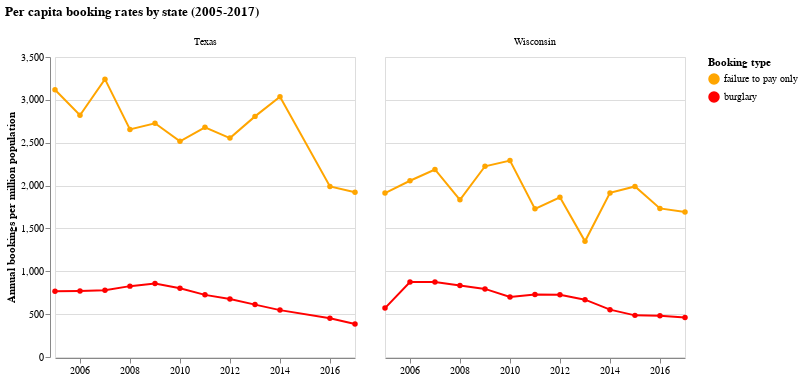

The notebook cell this image was saved under:
### Code cell
# FIGURE 1
scale = alt.Scale(domain=['failure to pay only', 'burglary'], range=['orange', 'red'])
title={'text': ['Per capita booking rates by state (2005-2017)'],
       'subtitle': [''],
      'color': 'black'}
states_per_cap = alt.Chart(tx_wi).mark_line(point=True).transform_fold(
    fold=['failure to pay only', 'burglary'], 
    as_=['Booking type', 'value']
).encode(
    alt.X('year', axis=alt.Axis(grid=False)).title(None),
    alt.Y('value:Q').title('Annual bookings per million population'),
    color=alt.Color('Booking type:N', scale=scale)
).facet(
    facet=alt.Facet('state:N', title=None),
    title=title
)

states_per_cap

### Figure 1 — Vega-Lite specification as saved in the notebook (floating-point values rounded to 4 significant figures)
{"config": {"view": {"continuousWidth": 300, "continuousHeight": 300}}, "data": {"name": "data-95e68a9dc41a6fd72dbd3753edd09b9e"}, "facet": {"field": "state", "title": null, "type": "nominal"}, "spec": {"mark": {"type": "line", "point": true}, "encoding": {"color": {"field": "Booking type", "scale": {"domain": ["failure to pay only", "burglary"], "range": ["orange", "red"]}, "type": "nominal"}, "x": {"axis": {"grid": false}, "field": "year", "title": null, "type": "temporal"}, "y": {"field": "value", "title": "Annual bookings per million population", "type": "quantitative"}}, "transform": [{"fold": ["failure to pay only", "burglary"], "as": ["Booking type", "value"]}]}, "title": {"text": ["Per capita booking rates by state (2005-2017)"], "subtitle": [""], "color": "black"}, "$schema": "https://vega.github.io/schema/vega-lite/v5.20.1.json", "datasets": {"data-95e68a9dc41a6fd72dbd3753edd09b9e": [{"year": "2005-01-01T00:00:00", "total_pop_represented": 3672000.0, "per_capita_bookings": 91860.0, "per_capita_ftp_bookings": 3117.0, "failure to pay only": 3117.0, "burglary": 766.0, "state": "Texas"}, {"year": "2006-01-01T00:00:00", "total_pop_represented": 3672000.0, "per_capita_bookings": 87920.0, "per_capita_ftp_bookings": 2821.0, "failure to pay only": 2821.0, "burglary": 769.5, "state": "Texas"}, {"year": "2007-01-01T00:00:00", "total_pop_represented": 3690000.0, "per_capita_bookings": 95950.0, "per_capita_ftp_bookings": 3242.0, "failure to pay only": 3242.0, "burglary": 778.5, "state": "Texas"}, {"year": "2008-01-01T00:00:00", "total_pop_represented": 5412000.0, "per_capita_bookings": 92620.0, "per_capita_ftp_bookings": 2655.0, "failure to pay only": 2655.0, "burglary": 826.8, "state": "Texas"}, {"year": "2009-01-01T00:00:00", "total_pop_represented": 5342000.0, "per_capita_bookings": 89060.0, "per_capita_ftp_bookings": 2727.0, "failure to pay only": 2727.0, "burglary": 857.8, "state": "Texas"}, {"year": "2010-01-01T00:00:00", "total_pop_represented": 5898000.0, "per_capita_bookings": 80220.0, "per_capita_ftp_bookings": 2516.0, "failure to pay only": 2516.0, "burglary": 801.8, "state": "Texas"}, {"year": "2011-01-01T00:00:00", "total_pop_represented": 6014000.0, "per_capita_bookings": 76160.0, "per_capita_ftp_bookings": 2679.0, "failure to pay only": 2679.0, "burglary": 724.9, "state": "Texas"}, {"year": "2012-01-01T00:00:00", "total_pop_represented": 6066000.0, "per_capita_bookings": 75710.0, "per_capita_ftp_bookings": 2554.0, "failure to pay only": 2554.0, "burglary": 675.5, "state": "Texas"}, {"year": "2013-01-01T00:00:00", "total_pop_represented": 6349000.0, "per_capita_bookings": 70290.0, "per_capita_ftp_bookings": 2807.0, "failure to pay only": 2807.0, "burglary": 611.2, "state": "Texas"}, {"year": "2014-01-01T00:00:00", "total_pop_represented": 6628000.0, "per_capita_bookings": 72610.0, "per_capita_ftp_bookings": 3037.0, "failure to pay only": 3037.0, "burglary": 547.0, "state": "Texas"}, {"year": "2016-01-01T00:00:00", "total_pop_represented": 7109000.0, "per_capita_bookings": 64370.0, "per_capita_ftp_bookings": 1989.0, "failure to pay only": 1989.0, "burglary": 452.6, "state": "Texas"}, {"year": "2017-01-01T00:00:00", "total_pop_represented": 6715000.0, "per_capita_bookings": 68180.0, "per_capita_ftp_bookings": 1922.0, "failure to pay only": 1922.0, "burglary": 385.5, "state": "Texas"}, {"year": "2005-01-01T00:00:00", "total_pop_represented": 319500.0, "per_capita_bookings": 105900.0, "per_capita_ftp_bookings": 1912.0, "failure to pay only": 1912.0, "burglary": 570.6, "state": "Wisconsin"}, {"year": "2006-01-01T00:00:00", "total_pop_represented": 319500.0, "per_capita_bookings": 114600.0, "per_capita_ftp_bookings": 2056.0, "failure to pay only": 2056.0, "burglary": 874.7, "state": "Wisconsin"}, {"year": "2007-01-01T00:00:00", "total_pop_represented": 319500.0, "per_capita_bookings": 108300.0, "per_capita_ftp_bookings": 2188.0, "failure to pay only": 2188.0, "burglary": 875.1, "state": "Wisconsin"}, {"year": "2008-01-01T00:00:00", "total_pop_represented": 574300.0, "per_capita_bookings": 97350.0, "per_capita_ftp_bookings": 1833.0, "failure to pay only": 1833.0, "burglary": 832.9, "state": "Wisconsin"}, {"year": "2009-01-01T00:00:00", "total_pop_represented": 574300.0, "per_capita_bookings": 93760.0, "per_capita_ftp_bookings": 2225.0, "failure to pay only": 2225.0, "burglary": 794.5, "state": "Wisconsin"}, {"year": "2010-01-01T00:00:00", "total_pop_represented": 582100.0, "per_capita_bookings": 88660.0, "per_capita_ftp_bookings": 2292.0, "failure to pay only": 2292.0, "burglary": 700.4, "state": "Wisconsin"}, {"year": "2011-01-01T00:00:00", "total_pop_represented": 699500.0, "per_capita_bookings": 82440.0, "per_capita_ftp_bookings": 1728.0, "failure to pay only": 1728.0, "burglary": 728.3, "state": "Wisconsin"}, {"year": "2012-01-01T00:00:00", "total_pop_represented": 700700.0, "per_capita_bookings": 96320.0, "per_capita_ftp_bookings": 1863.0, "failure to pay only": 1863.0, "burglary": 727.2, "state": "Wisconsin"}, {"year": "2013-01-01T00:00:00", "total_pop_represented": 808900.0, "per_capita_bookings": 83680.0, "per_capita_ftp_bookings": 1350.0, "failure to pay only": 1350.0, "burglary": 668.7, "state": "Wisconsin"}, {"year": "2014-01-01T00:00:00", "total_pop_represented": 810100.0, "per_capita_bookings": 85860.0, "per_capita_ftp_bookings": 1915.0, "failure to pay only": 1915.0, "burglary": 552.5, "state": "Wisconsin"}, {"year": "2015-01-01T00:00:00", "total_pop_represented": 912600.0, "per_capita_bookings": 101300.0, "per_capita_ftp_bookings": 1990.0, "failure to pay only": 1990.0, "burglary": 485.7, "state": "Wisconsin"}, {"year": "2016-01-01T00:00:00", "total_pop_represented": 913100.0, "per_capita_bookings": 114200.0, "per_capita_ftp_bookings": 1734.0, "failure to pay only": 1734.0, "burglary": 481.5, "state": "Wisconsin"}, {"year": "2017-01-01T00:00:00", "total_pop_represented": 911900.0, "per_capita_bookings": 122800.0, "per_capita_ftp_bookings": 1692.0, "failure to pay only": 1692.0, "burglary": 460.2, "state": "Wisconsin"}]}}
